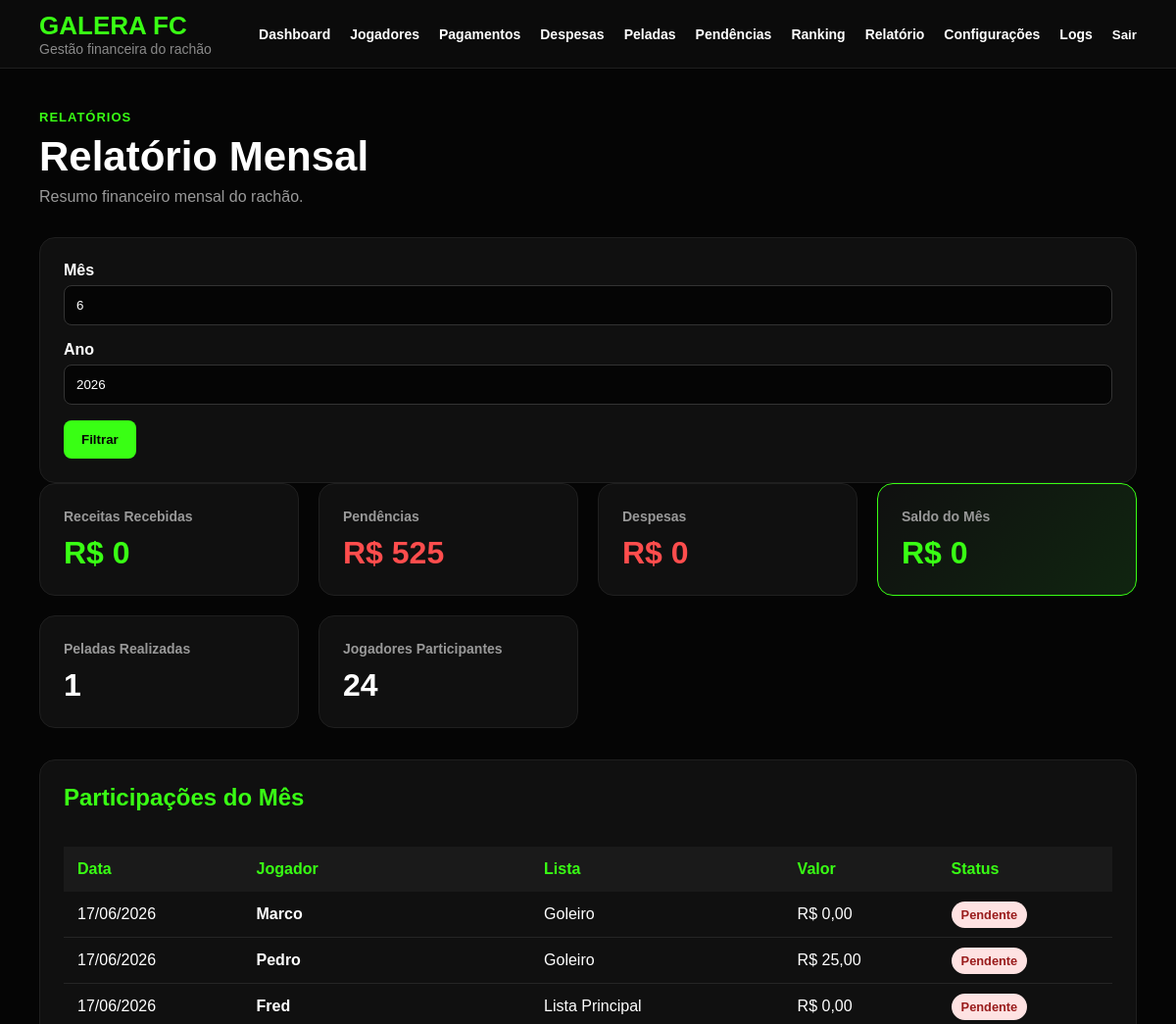
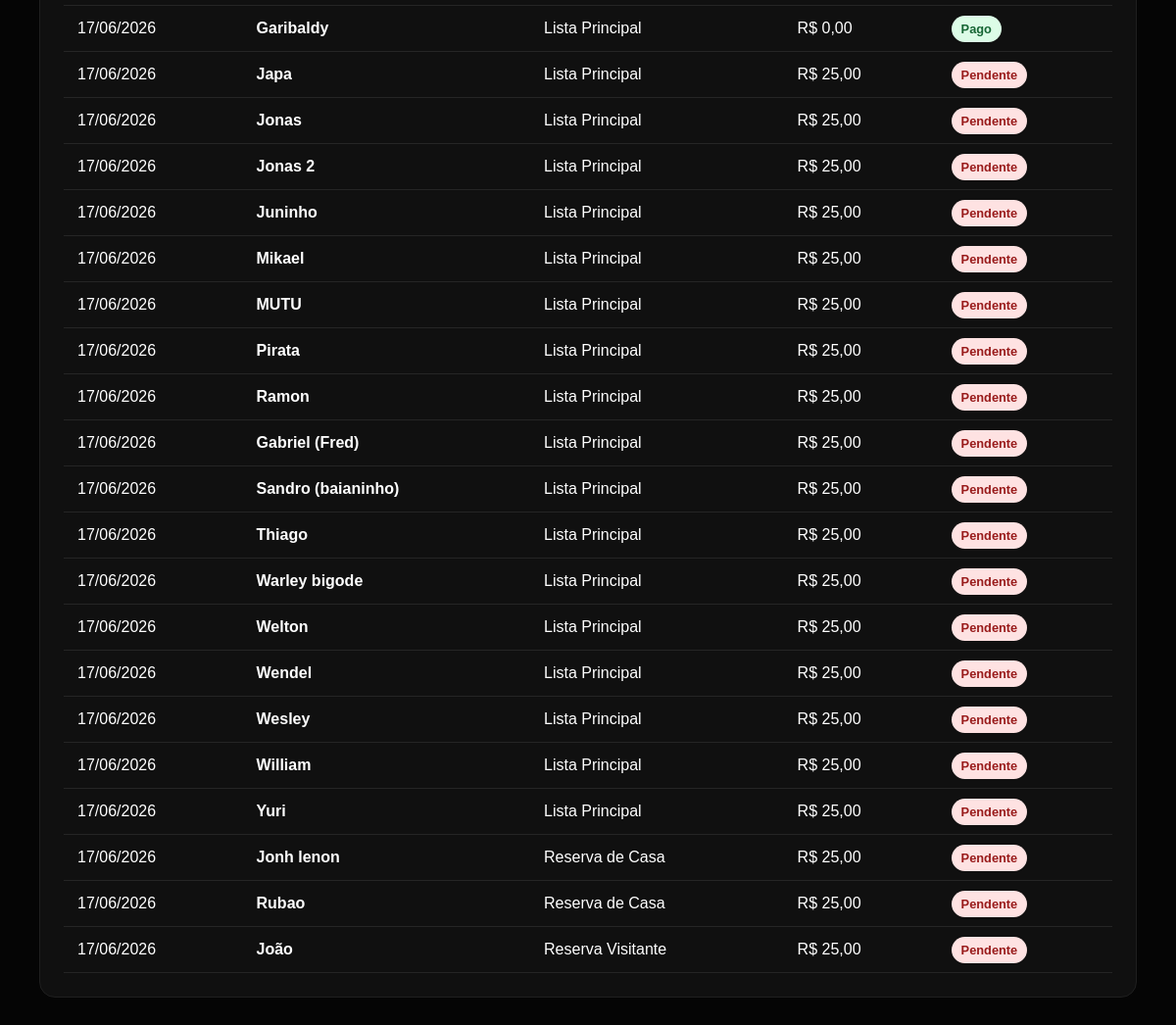
The page /relatorio-mensal/ (signed in) on the database its author committed (2 pictures, top to bottom).
### financeiro/models.py (models this page shows, shortened)
class PresencaPelada(models.Model):
    TIPO_LISTA_CHOICES = [
        ('GOLEIRO', 'Goleiro'),
        ('LISTA', 'Lista Principal'),
        ('RESERVA_CASA', 'Reserva de Casa'),
        ('RESERVA_VISITANTE', 'Reserva Visitante'),
    ]
    pelada = models.ForeignKey(
        Pelada,
        on_delete=models.CASCADE,
        related_name='presencas'
    )
    jogador = models.ForeignKey(
        Jogador,
        on_delete=models.CASCADE,
        related_name='presencas'
    )
    tipo_lista = models.CharField(
        max_length=20,
        choices=TIPO_LISTA_CHOICES,
        default='LISTA'
    )
    posicao_lista = models.PositiveIntegerField()
    confirmado = models.BooleanField(default=True)
    pago = models.BooleanField(default=False)
    isento = models.BooleanField(default=False)
    valor_cobrado = models.DecimalField(
        max_digits=10,
        decimal_places=2,
        default=0
    )
    observacao = models.TextField(blank=True)
    class Meta:
        unique_together = (
            ('pelada', 'jogador'),
            ('pelada', 'tipo_lista', 'posicao_lista'),
        )
        ordering = [
            'pelada',
            'tipo_lista',
            'posicao_lista'
        ]

class Pelada(models.Model):
    data = models.DateField()
    horario = models.TimeField(blank=True, null=True)
    local = models.CharField(max_length=100, blank=True)
    valor_diaria = models.DecimalField(max_digits=10, decimal_places=2)
    custo_quadra = models.DecimalField(max_digits=10, decimal_places=2, default=0)
    observacao = models.TextField(blank=True)
    criada_em = models.DateTimeField(auto_now_add=True)

class Jogador(models.Model):
    TIPO_CHOICES = [
        ('MENSALISTA', 'Mensalista'),
        ('DIARISTA', 'Diarista'),
        ('VISITANTE', 'Visitante'),
    ]
    nome = models.CharField(max_length=100)
    telefone = models.CharField(max_length=20, blank=True)
    tipo = models.CharField(
        max_length=20,
        choices=TIPO_CHOICES,
        default='DIARISTA'
    )
    valor_mensal = models.DecimalField(
        max_digits=10,
        decimal_places=2,
        default=0
    )
    desconto_percentual = models.DecimalField(
        max_digits=5,
        decimal_places=2,
        default=0
    )
    ativo = models.BooleanField(default=True)
    criado_em = models.DateTimeField(
        auto_now_add=True
    )

### financeiro/views.py (the view)
# urls.py: path('relatorio-mensal/', views.relatorio_mensal, name='relatorio_mensal'),
@login_required
def relatorio_mensal(request):
    hoje = date.today()
    mes = int(request.GET.get('mes', hoje.month))
    ano = int(request.GET.get('ano', hoje.year))
    presencas = PresencaPelada.objects.select_related(
        'pelada',
        'jogador'
    ).filter(
        pelada__data__month=mes,
        pelada__data__year=ano
    )
    receitas = presencas.filter(
        pago=True
    ).aggregate(
        total=Sum('valor_cobrado')
    )['total'] or 0
    pendencias = presencas.filter(
        pago=False,
        valor_cobrado__gt=0
    ).aggregate(
        total=Sum('valor_cobrado')
    )['total'] or 0
    despesas = Despesa.objects.filter(
        data__month=mes,
        data__year=ano
    ).aggregate(
        total=Sum('valor')
    )['total'] or 0
    saldo = receitas - despesas
    peladas_realizadas = Pelada.objects.filter(
        data__month=mes,
        data__year=ano
    ).count()
    jogadores_participantes = presencas.values(
        'jogador'
    ).distinct().count()
    return render(
        request,
        'financeiro/relatorio_mensal.html',
        {
            'mes': mes,
            'ano': ano,
            'receitas': receitas,
            'pendencias': pendencias,
            'despesas': despesas,
            'saldo': saldo,
            'peladas_realizadas': peladas_realizadas,
            'jogadores_participantes': jogadores_participantes,
            'presencas': presencas,
        }
    )

### templates/financeiro/relatorio_mensal.html (shortened to what this page needs)
{% extends 'financeiro/base.html' %}
{% block content %}
<div class="page-header">
   <span>Relatórios</span>
   <h1>Relatório Mensal</h1>
   <p>Resumo financeiro mensal do rachão.</p>
</div>
<div class="section">
   <form method="get" class="form">
      <label>Mês</label>
      <input type="number" name="mes" min="1" max="12" value="{{ mes }}">
      <label>Ano</label>
      <input type="number" name="ano" value="{{ ano }}">
      <button type="submit" class="btn-primary">
         Filtrar
      </button>
   </form>
</div>
<div class="cards">
   <div class="card">
      <span>Receitas Recebidas</span>
      <strong class="money-positive">R$ {{ receitas }}</strong>
   </div>
   <div class="card">
      <span>Pendências</span>
      <strong class="money-negative">R$ {{ pendencias }}</strong>
   </div>
   <div class="card">
      <span>Despesas</span>
      <strong class="money-negative">R$ {{ despesas }}</strong>
   </div>
   <div class="card highlight">
      <span>Saldo do Mês</span>
      <strong
      {% if saldo < 0 %}
         class="money-negative"
      {% else %}
         class="money-positive"
      {% endif %}
      >
         R$ {{ saldo }}
      </strong>
   </div>
   <div class="card">
      <span>Peladas Realizadas</span>
      <strong>{{ peladas_realizadas }}</strong>
   </div>
   <div class="card">
      <span>Jogadores Participantes</span>
      <strong>{{ jogadores_participantes }}</strong>
   </div>
</div>
<div class="section">
   <div class="section-header">
      <h2>Participações do Mês</h2>
   </div>
   <table class="table">
      <thead>
         <tr>
            <th>Data</th>
            <th>Jogador</th>
            <th>Lista</th>
            <th>Valor</th>
            <th>Status</th>
         </tr>
      </thead>
      <tbody>
         {% for item in presencas %}
         <tr>
            <td>{{ item.pelada.data|date:"d/m/Y" }}</td>
            <td><strong>{{ item.jogador.nome }}</strong></td>
            <td>{{ item.get_tipo_lista_display }}</td>
            <td>R$ {{ item.valor_cobrado }}</td>
            <td>
               {% if item.pago %}
                  <span class="badge-success">Pago</span>
               {% else %}
                  <span class="badge-danger">Pendente</span>
               {% endif %}
            </td>
         </tr>
         {% empty %}
         <tr>
            <td colspan="5" class="empty">
               Nenhuma participação encontrada neste mês.
            </td>
         </tr>
         {% endfor %}
      </tbody>
   </table>
</div>
{% endblock %}

### static/css/dashboard.css (style rules this page uses)
* { margin: 0; padding: 0; box-sizing: border-box; font-family: Arial, Helvetica, sans-serif; }
body { background: #050505; color: #ffffff; min-height: 100vh; }
.page-header { margin-bottom: 32px; }
.page-header span { color: #39ff14; font-size: 13px; text-transform: uppercase; letter-spacing: 1px; font-weight: 700; }
.page-header h1 { font-size: 42px; margin: 8px 0; }
.page-header p { color: #999; }
.cards { display: grid; grid-template-columns: repeat(auto-fit, minmax(220px, 1fr)); gap: 20px; margin-bottom: 32px; }
.card { background: #101010; border: 1px solid #1f1f1f; border-radius: 16px; padding: 24px; transition: all 0.25s ease; }
.card span { color: #999; font-size: 14px; font-weight: 600; }
.card strong { display: block; margin-top: 10px; font-size: 32px; color: #ffffff; }
.card.highlight { background: linear-gradient(135deg, #101010, #102510); border-color: #39ff14; }
.card.highlight strong { color: #39ff14; }
.section { background: #101010; border: 1px solid #1f1f1f; border-radius: 16px; padding: 24px; margin-top: 24px; }
.section h2 { margin-bottom: 16px; color: #39ff14; }
.money-positive { color: #39ff14 !important; }
.money-negative { color: #ff4d4d !important; }
.section-header { display: flex; justify-content: space-between; align-items: center; gap: 16px; margin-bottom: 20px; }
.btn-primary { background: #39ff14; color: #050505; padding: 12px 18px; border-radius: 8px; text-decoration: none; border: none; font-weight: 800; cursor: pointer; }
.table { width: 100%; border-collapse: collapse; margin-top: 20px; }
.table th { background: #1a1a1a; color: #39ff14; padding: 14px; text-align: left; }
.table td { padding: 14px; border-bottom: 1px solid #252525; }
.badge-success { background: #dcfce7; color: #166534; padding: 6px 10px; border-radius: 999px; font-size: 0.8rem; font-weight: 700; }
.badge-danger { background: #fee2e2; color: #991b1b; padding: 6px 10px; border-radius: 999px; font-size: 0.8rem; font-weight: 700; }
.form label { display: block; margin-bottom: 6px; font-weight: 700; }
.form input, .form select, .form textarea { width: 100%; padding: 12px; margin-bottom: 16px; border-radius: 8px; border: 1px solid #333; background: #050505; color: #ffffff; }
.table { min-width: 800px; }
.section { overflow-x: auto; }

### rows shown on the page
PresencaPelada: pelada.data "17/06/2026", jogador.nome "Marco", tipo_lista "Goleiro", valor_cobrado "0,00", pago "Pendente"
PresencaPelada: pelada.data "17/06/2026", jogador.nome "Pedro", tipo_lista "Goleiro", valor_cobrado "25,00", pago "Pendente"
PresencaPelada: pelada.data "17/06/2026", jogador.nome "Fred", tipo_lista "Lista Principal", valor_cobrado "0,00", pago "Pendente"
PresencaPelada: pelada.data "17/06/2026", jogador.nome "Garibaldy", tipo_lista "Lista Principal", valor_cobrado "0,00", pago "Pago"
PresencaPelada: pelada.data "17/06/2026", jogador.nome "Japa", tipo_lista "Lista Principal", valor_cobrado "25,00", pago "Pendente"
PresencaPelada: pelada.data "17/06/2026", jogador.nome "Jonas", tipo_lista "Lista Principal", valor_cobrado "25,00", pago "Pendente"
PresencaPelada: pelada.data "17/06/2026", jogador.nome "Jonas 2", tipo_lista "Lista Principal", valor_cobrado "25,00", pago "Pendente"
PresencaPelada: pelada.data "17/06/2026", jogador.nome "Juninho", tipo_lista "Lista Principal", valor_cobrado "25,00", pago "Pendente"
PresencaPelada: pelada.data "17/06/2026", jogador.nome "Mikael", tipo_lista "Lista Principal", valor_cobrado "25,00", pago "Pendente"
PresencaPelada: pelada.data "17/06/2026", jogador.nome "MUTU", tipo_lista "Lista Principal", valor_cobrado "25,00", pago "Pendente"
PresencaPelada: pelada.data "17/06/2026", jogador.nome "Pirata", tipo_lista "Lista Principal", valor_cobrado "25,00", pago "Pendente"
PresencaPelada: pelada.data "17/06/2026", jogador.nome "Ramon", tipo_lista "Lista Principal", valor_cobrado "25,00", pago "Pendente"
PresencaPelada: pelada.data "17/06/2026", jogador.nome "Gabriel (Fred)", tipo_lista "Lista Principal", valor_cobrado "25,00", pago "Pendente"
PresencaPelada: pelada.data "17/06/2026", jogador.nome "Sandro (baianinho)", tipo_lista "Lista Principal", valor_cobrado "25,00", pago "Pendente"
PresencaPelada: pelada.data "17/06/2026", jogador.nome "Thiago", tipo_lista "Lista Principal", valor_cobrado "25,00", pago "Pendente"
PresencaPelada: pelada.data "17/06/2026", jogador.nome "Warley bigode", tipo_lista "Lista Principal", valor_cobrado "25,00", pago "Pendente"
PresencaPelada: pelada.data "17/06/2026", jogador.nome "Welton", tipo_lista "Lista Principal", valor_cobrado "25,00", pago "Pendente"
PresencaPelada: pelada.data "17/06/2026", jogador.nome "Wendel", tipo_lista "Lista Principal", valor_cobrado "25,00", pago "Pendente"
PresencaPelada: pelada.data "17/06/2026", jogador.nome "Wesley", tipo_lista "Lista Principal", valor_cobrado "25,00", pago "Pendente"
PresencaPelada: pelada.data "17/06/2026", jogador.nome "William", tipo_lista "Lista Principal", valor_cobrado "25,00", pago "Pendente"
PresencaPelada: pelada.data "17/06/2026", jogador.nome "Yuri", tipo_lista "Lista Principal", valor_cobrado "25,00", pago "Pendente"
PresencaPelada: pelada.data "17/06/2026", jogador.nome "Jonh lenon", tipo_lista "Reserva de Casa", valor_cobrado "25,00", pago "Pendente"
PresencaPelada: pelada.data "17/06/2026", jogador.nome "Rubao", tipo_lista "Reserva de Casa", valor_cobrado "25,00", pago "Pendente"
PresencaPelada: pelada.data "17/06/2026", jogador.nome "João", tipo_lista "Reserva Visitante", valor_cobrado "25,00", pago "Pendente"

### other values the page prints
{{ receitas }} "0"
{{ pendencias }} "525"
{{ despesas }} "0"
{{ saldo }} "0"
{{ peladas_realizadas }} "1"
{{ jogadores_participantes }} "24"
